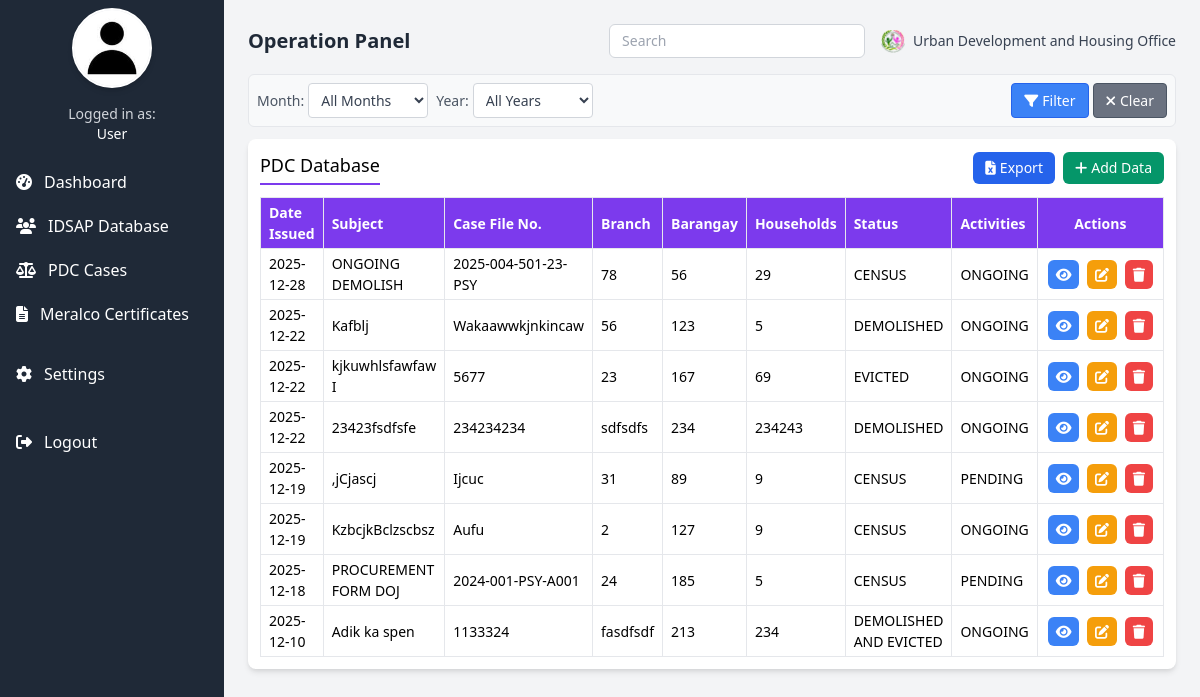
Before: /Operation/operation_panel.php with the older database file.
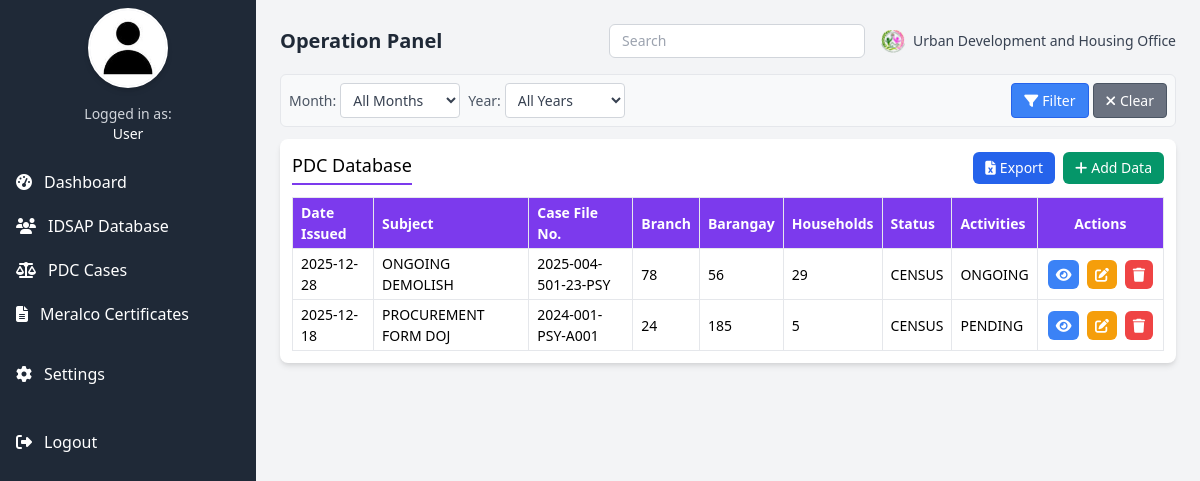
After: the same page with the newer database file.
### tables this page shows
CREATE TABLE `pdc_records` (
  `id` int(11) NOT NULL AUTO_INCREMENT,
  `date_issued` date NOT NULL,
  `subject` text NOT NULL,
  `case_file` varchar(100) NOT NULL,
  `branch` varchar(100) NOT NULL,
  `affected_barangay` varchar(100) NOT NULL,
  `household_affected` int(11) NOT NULL,
  `status` varchar(50) NOT NULL,
  `activities` varchar(50) NOT NULL,
  `documents` text DEFAULT NULL,
  `created_at` timestamp NULL DEFAULT current_timestamp(),
  PRIMARY KEY (`id`)
);

### Operation/operation_panel.php (the view, shortened to what this page needs)
<?php
$servername = "localhost";
$username = "u198271324_admin";
$password = "Udhodbms01";
$dbname = "u198271324_udho_db";
$conn = new mysqli($servername, $username, $password, $dbname);
$filter_month = isset($_GET['month']) ? intval($_GET['month']) : 0;
$filter_year = isset($_GET['year']) ? intval($_GET['year']) : 0;
$sql = "SELECT * FROM pdc_records";
$sql .= " ORDER BY date_issued DESC";
$records = [];
$result = $conn->query($sql);
if ($result && $result->num_rows > 0) {
    while ($row = $result->fetch_assoc()) {
        $records[] = $row;
    }
}
?>
<!DOCTYPE html>
<html lang="en">
<head>
  <link href="https://cdn.jsdelivr.net/npm/tailwindcss@2.2.19/dist/tailwind.min.css" rel="stylesheet" />
  <link href="https://cdnjs.cloudflare.com/ajax/libs/font-awesome/6.4.0/css/all.min.css" rel="stylesheet" />
</head>
<body class="bg-gray-100 min-h-screen flex">
  <div class="w-64 bg-gray-800 text-white flex flex-col">
    <div class="flex items-center justify-center h-24">
      <div class="rounded-full bg-gray-200 w-20 h-20 flex items-center justify-center overflow-hidden border-2 border-white shadow-md">
        <?php
        $profilePicture = isset($_SESSION['profile_picture']) ? $_SESSION['profile_picture'] : 'PROFILE_SAMPLE.jpg';
        $profilePath = '../assets/profile_pictures/' . htmlspecialchars($profilePicture);
        $defaultPath = '../assets/PROFILE_SAMPLE.jpg';
        ?>
        <img src="<?php echo file_exists($profilePath) ? $profilePath : $defaultPath; ?>"
            alt="Profile Picture"
            class="w-full h-full object-cover"
            onerror="this.src='<?php echo $defaultPath; ?>'">
      </div>
    </div>
    <div class="px-4 py-2 text-center text-sm text-gray-300">
      Logged in as: <br>
      <span class="font-medium text-white"><?php echo htmlspecialchars($_SESSION['username'] ?? 'User'); ?></span>
    </div>
    <nav class="mt-2">
      <ul>
        <li>
          <a href="operation_dashboard.php" class="block py-2.5 px-4 hover:bg-gray-700 flex items-center sidebar-active">
            <i class="fas fa-tachometer-alt mr-3"></i> Dashboard
          </a>
        </li>
        <li>
          <a href="operation_IDSAP.php" class="block py-2.5 px-4 hover:bg-gray-700 flex items-center">
            <i class="fas fa-users mr-3"></i> IDSAP Database
          </a>
        </li>
        <li>
          <a href="operation_panel.php" class="block py-2.5 px-4 hover:bg-gray-700 flex items-center">
            <i class="fas fa-scale-balanced mr-3"></i> PDC Cases
          </a>
        </li>
        <li>
          <a href="meralco.php" class="block py-2.5 px-4 hover:bg-gray-700 flex items-center">
            <i class="fas fa-file-alt mr-3"></i> Meralco Certificates
          </a>
        </li>
        <li>
          <a href="../settings.php" class="block py-2.5 px-4 hover:bg-gray-700 flex items-center mt-4">
            <i class="fas fa-cog mr-3"></i> Settings
          </a>
        </li>
        <li>
          <a href="../logout.php" class="block py-2.5 px-4 hover:bg-gray-700 flex items-center mt-6">
            <i class="fas fa-sign-out-alt mr-3"></i> Logout
          </a>
        </li>
      </ul>
    </nav>
  </div>
  <div class="flex-1 p-4 md:p-6">
    <header class="flex flex-col md:flex-row justify-between items-center mb-4 gap-4">
      <h1 class="text-xl font-bold text-gray-800">Operation Panel</h1>
      <div class="flex flex-col md:flex-row items-center gap-4 w-full md:w-auto">
        <input type="text" placeholder="Search" class="w-full md:w-64 px-3 py-1.5 border border-gray-300 rounded-md focus:ring-2 focus:ring-blue-500 focus:border-blue-500 transition text-sm" />
        <div class="flex items-center gap-2">
          <img src="/assets/UDHOLOGO.png" alt="Logo" class="h-6">
          <span class="font-medium text-gray-700 text-sm">Urban Development and Housing Office</span>
        </div>
      </div>
    </header>
    <div class="filter-container">
      <form method="GET" action="" id="filterForm">
        <div class="filter-row">
          <div class="filter-group">
            <label class="filter-label">Month:</label>
            <select name="month" id="monthFilter" class="filter-select">
              <option value="0">All Months</option>
            </select>
          </div>
          <div class="filter-group">
            <label class="filter-label">Year:</label>
            <select name="year" id="yearFilter" class="filter-select">
              <option value="0">All Years</option>
            </select>
          </div>
          <div class="filter-buttons">
            <button type="submit" class="filter-btn primary">
              <i class="fas fa-filter"></i> Filter
            </button>
            <button type="button" onclick="resetFilter()" class="filter-btn secondary">
              <i class="fas fa-times"></i> Clear
            </button>
          </div>
        </div>
      </form>
    </div>
    <div class="bg-white p-3 rounded-lg shadow-md">
      <div class="flex justify-between items-center mb-3">
        <h2 class="text-lg border-b-2 border-purple-600 pb-1">PDC Database</h2>
        <div class="flex gap-2">
          <button onclick="exportToExcel()" class="bg-blue-600 hover:bg-blue-700 text-white px-3 py-1.5 rounded-md transition flex items-center text-sm">
            <i class="fas fa-file-excel mr-1"></i> Export
          </button>
          <button onclick="openModal()" class="bg-green-600 hover:bg-green-700 text-white px-3 py-1.5 rounded-md transition flex items-center text-sm">
            <i class="fas fa-plus mr-1"></i> Add Data
          </button>
        </div>
      </div>
      <?php if (empty($records)): ?>
      <div class="text-center py-6 text-gray-500">
        <i class="fas fa-database text-3xl mb-2"></i>
        <p class="text-sm">No records found<?php echo ($filter_month > 0 || $filter_year > 0) ? ' for the selected filter' : ''; ?>.</p>
        <?php if ($filter_month > 0 || $filter_year > 0): ?>
        <p class="text-xs mt-1">
          <button onclick="resetFilter()" class="text-blue-600 hover:text-blue-800 underline">
            Clear filters to view all records
          </button>
        </p>
        <?php endif; ?>
      </div>
      <?php else: ?>
      <div class="overflow-x-auto">
        <table id="dataTable" class="w-full border compact-table">
          <thead>
            <tr class="bg-purple-600 text-white">
              <th class="border px-2 py-1 text-left">Date Issued</th>
              <th class="border px-2 py-1 text-left">Subject</th>
              <th class="border px-2 py-1 text-left">Case File No.</th>
              <th class="border px-2 py-1 text-left">Branch</th>
              <th class="border px-2 py-1 text-left">Barangay</th>
              <th class="border px-2 py-1 text-left">Households</th>
              <th class="border px-2 py-1 text-left">Status</th>
              <th class="border px-2 py-1 text-left">Activities</th>
              <th class="border px-2 py-1 text-center">Actions</th>
            </tr>
          </thead>
          <tbody id="dataBody">
            <?php foreach ($records as $record):
            ?>
            <tr data-id="<?php echo $record['id']; ?>"
                data-docs="<?php echo htmlspecialchars($record['documents'] ?? '[]'); ?>"
                data-subject="<?php echo htmlspecialchars($record['subject']); ?>"
                data-case-file="<?php echo htmlspecialchars($record['case_file']); ?>">
              <td class="border px-2 py-1"><?php echo $record['date_issued']; ?></td>
              <td class="border px-2 py-1"><?php echo $record['subject']; ?></td>
              <td class="border px-2 py-1"><?php echo $record['case_file']; ?></td>
              <td class="border px-2 py-1"><?php echo $record['branch']; ?></td>
              <td class="border px-2 py-1"><?php echo $record['affected_barangay']; ?></td>
              <td class="border px-2 py-1"><?php echo $record['household_affected']; ?></td>
              <td class="border px-2 py-1"><?php echo $record['status']; ?></td>
              <td class="border px-2 py-1"><?php echo $record['activities']; ?></td>
              <td class="border px-2 py-1 action-buttons">
                <button class="bg-blue-500 hover:bg-blue-600 text-white rounded-md transition" onclick="viewRow(this)">
                  <i class="fas fa-eye"></i>
                </button>
                <button class="bg-yellow-500 hover:bg-yellow-600 text-white rounded-md transition" onclick="editRow(this)">
                  <i class="fas fa-edit"></i>
                </button>
                <button class="bg-red-500 hover:bg-red-600 text-white rounded-md transition" onclick="deleteRow(this)">
                  <i class="fas fa-trash"></i>
                </button>
              </td>
            </tr>
            <?php endforeach; ?>
          </tbody>
        </table>
      </div>
      <?php endif; ?>
    </div>
  </div>
</body>
</html>

### Operation/operation_panel.php (style rules this page uses)
.compact-table th, .compact-table td { padding: 0.25rem 0.5rem; font-size: 0.875rem; }
.action-buttons { white-space: nowrap; }
.action-buttons button { padding: 0.25rem 0.5rem; margin: 0 0.125rem; }
.filter-container { background: #f8f9fa; border-radius: 0.375rem; padding: 0.5rem; margin-bottom: 0.75rem; border: 1px solid #e5e7eb; font-size: 0.875rem; }
.filter-row { display: flex; flex-wrap: wrap; gap: 0.5rem; align-items: center; }
.filter-group { display: flex; align-items: center; gap: 0.25rem; }
.filter-label { font-weight: 500; color: #4b5563; white-space: nowrap; }
.filter-select { padding: 0.375rem 0.5rem; border: 1px solid #d1d5db; border-radius: 0.25rem; font-size: 0.875rem; background: white; color: #374151; min-width: 120px; transition: all 0.15s ease; }
.filter-buttons { display: flex; gap: 0.25rem; margin-left: auto; }
.filter-btn { padding: 0.375rem 0.75rem; border-radius: 0.25rem; font-size: 0.875rem; font-weight: 500; transition: all 0.15s ease; display: flex; align-items: center; gap: 0.25rem; white-space: nowrap; }
.filter-btn.primary { background: #3b82f6; color: white; border: 1px solid #2563eb; }
.filter-btn.secondary { background: #6b7280; color: white; border: 1px solid #4b5563; }

Changed rows visible on the page:
removed pdc_records: date_issued "2025-12-22", subject "Kafblj", case_file "Wakaawwkjnkincaw", branch "56", affected_barangay "123", household_affected "5", status "DEMOLISHED", activities "ONGOING"
removed pdc_records: date_issued "2025-12-22", subject "kjkuwhlsfawfaw I", case_file "5677", branch "23", affected_barangay "167", household_affected "69", status "EVICTED", activities "ONGOING"
removed pdc_records: date_issued "2025-12-22", subject "23423fsdfsfe", case_file "234234234", branch "sdfsdfs", affected_barangay "234", household_affected "234243", status "DEMOLISHED", activities "ONGOING"
removed pdc_records: date_issued "2025-12-19", subject ",jCjascj", case_file "Ijcuc", branch "31", affected_barangay "89", household_affected "9", status "CENSUS", activities "PENDING"
removed pdc_records: date_issued "2025-12-19", subject "KzbcjkBclzscbsz", case_file "Aufu", branch "2", affected_barangay "127", household_affected "9", status "CENSUS", activities "ONGOING"
removed pdc_records: date_issued "2025-12-10", subject "Adik ka spen", case_file "1133324", branch "fasdfsdf", affected_barangay "213", household_affected "234", status "DEMOLISHED AND EVICTED", activities "ONGOING"
